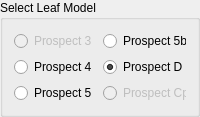
      <widget class="QGroupBox" name="groupBox">
       <property name="minimumSize">
        <size>
         <width>200</width>
         <height>115</height>
        </size>
       </property>
       <property name="maximumSize">
        <size>
         <width>200</width>
         <height>130</height>
        </size>
       </property>
       <property name="baseSize">
        <size>
         <width>0</width>
         <height>0</height>
        </size>
       </property>
       <property name="whatsThis">
        <string>&lt;html&gt;&lt;head/&gt;&lt;body&gt;&lt;p&gt;Select an Optical Leaf Properties Model&lt;/p&gt;&lt;/body&gt;&lt;/html&gt;</string>
       </property>
       <property name="title">
        <string>Select Leaf Model</string>
       </property>
       <property name="checkable">
        <bool>false</bool>
       </property>
       <layout class="QGridLayout" name="gridLayout_6">
        <item row="0" column="1">
         <widget class="QRadioButton" name="B_Prospect3">
          <property name="enabled">
           <bool>false</bool>
          </property>
          <property name="text">
           <string>Prospect 3</string>
          </property>
         </widget>
        </item>
        <item row="0" column="2">
         <widget class="QRadioButton" name="B_Prospect5b">
          <property name="text">
           <string>Prospect 5b</string>
          </property>
         </widget>
        </item>
        <item row="1" column="2">
         <widget class="QRadioButton" name="B_ProspectD">
          <property name="text">
           <string>Prospect D</string>
          </property>
          <property name="checked">
           <bool>true</bool>
          </property>
         </widget>
        </item>
        <item row="1" column="1">
         <widget class="QRadioButton" name="B_Prospect4">
          <property name="text">
           <string>Prospect 4</string>
          </property>
         </widget>
        </item>
        <item row="2" column="1">
         <widget class="QRadioButton" name="B_Prospect5">
          <property name="text">
           <string>Prospect 5</string>
          </property>
         </widget>
        </item>
        <item row="2" column="2">
         <widget class="QRadioButton" name="B_ProspectCp">
          <property name="enabled">
           <bool>false</bool>
          </property>
          <property name="text">
           <string>Prospect Cp</string>
          </property>
         </widget>
        </item>
       </layout>
      </widget>
